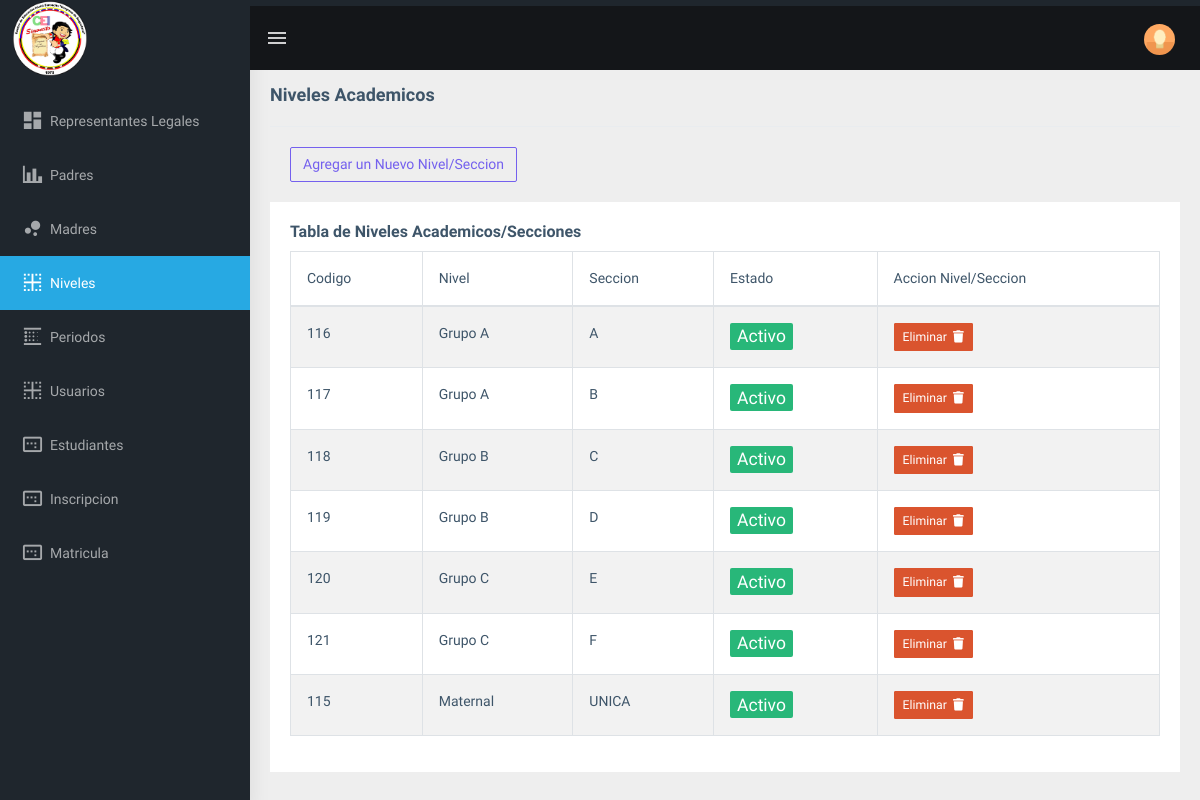
Page /admin/niveles.php (signed in) on the committed database.
### tables this page shows
CREATE TABLE `niveles` (
  `codigo_niveles` int(5) NOT NULL,
  `descripcion` varchar(50) NOT NULL,
  `codigo_estado` int(3) NOT NULL DEFAULT 1
);

CREATE TABLE `nivel_seccion` (
  `codigo_nivelseccion` int(11) NOT NULL,
  `codigo_niveles` int(5) NOT NULL,
  `codigo_seccion` int(5) NOT NULL,
  `estado` int(3) NOT NULL DEFAULT 1
);

CREATE TABLE `secciones` (
  `codigo_seccion` int(5) NOT NULL,
  `nombre` varchar(15) NOT NULL
);

CREATE TABLE `estado` (
  `codigo_estado` int(3) NOT NULL,
  `estado` varchar(25) NOT NULL
);

### admin/niveles.php (the view, shortened to what this page needs)
<!DOCTYPE html>
<html dir="ltr" lang="en">
<head>
    <link href="../assets/libs/flot/css/float-chart.css" rel="stylesheet">
    <link rel="stylesheet" type="text/css" href="../assets/extra-libs/multicheck/multicheck.css">
    <link href="../assets/libs/datatables.net-bs4/css/dataTables.bootstrap4.css" rel="stylesheet">
    <link href="../dist/css/style.min.css" rel="stylesheet">
    <link href="css/formulario.css" rel="stylesheet">
</head>
<body>
    <?php
    include 'includes/navbar.php';
    include '../php/conexion.php';
    $sentencia = ("SELECT a.*, b.estado AS nom, c.*, d.*
    FROM niveles a
    JOIN nivel_seccion d ON a.codigo_niveles = d.codigo_niveles
    JOIN estado b ON d.estado = b.codigo_estado
    JOIN secciones c ON c.codigo_seccion = d.codigo_seccion
    ORDER BY d.estado ASC, c.nombre ASC, a.descripcion ASC");
    $mostrar = mysqli_query($conexion, $sentencia);
    ?>
    <div class="page-wrapper">
        <div class="page-breadcrumb">
            <div class="row">
                <div class="col-12 d-flex no-block align-items-center">
                    <h4 class="page-title">Niveles Academicos</h4>
                </div>
            </div>
        </div>
        <div class="container-fluid">
            <div class="row">
                <div class="col-md-12">
                    <div class="border-top">
                        <div class="card-body">
                            <a href="acciones/agregar_nise.php" type="button" class="btn btn-outline-primary">Agregar un
                                Nuevo Nivel/Seccion</a>
                        </div>
                    </div>
                    <div class="card">
                        <div class="card-body">
                            <h5 class="card-title">Tabla de Niveles Academicos/Secciones</h5>
                            <div class="table-responsive">
                                <table   class="table table-striped table-bordered">
                                    <thead>
                                        <tr>
                                            <th>Codigo</th>
                                            <th>Nivel</th>
                                            <th>Seccion</th>
                                            <th>Estado</th>
                                            <th>Accion Nivel/Seccion</th>
                                        </tr>
                                    </thead>
                                    <tbody>
                                        <?php
                                        while ($r = mysqli_fetch_array($mostrar)) {
                                            $estado = $r['estado'];
                                            $clase_estado = ($estado == 1) ? 'badge badge-success custom-badge' : 'badge badge-danger custom-badge';
                                            ?>
                                            <tr>
                                                <th>
                                                    <?php echo $r['codigo_nivelseccion'] ?>
                                                </th>
                                                <th>
                                                    <?php echo $r['descripcion'] ?>
                                                </th>
                                                <th>
                                                    <?php echo $r['nombre'] ?>
                                                </th>
                                                <th>
                                                    <span class="<?php echo $clase_estado; ?>">
                                                        <?php echo $r['nom']; ?>
                                                    </span>
                                                </th>
                                                <th>
                                                    <button type="button" class="btn btn-danger btn-sm" data-toggle="modal"
                                                        data-target="#elim<?php echo $r['codigo_nivelseccion']; ?>">Eliminar
                                                        &nbsp;<i class="fa fa-trash"></i></button>
                                                </th>
                                            </tr>
                                            <?php
                                        }
                                        ?>
                                    </tbody>
                                </table>
                            </div>
                        </div>
                    </div>
                </div>
            </div>
        </div>
</body>
</html>

### admin/css/formulario.css (style rules this page uses)
* { box-sizing: border-box; }
.custom-badge { font-size: 1.25em; padding: 0.2em 0.4em; }

### rows in the picture
niveles: nivel_seccion.codigo_nivelseccion "116", descripcion "Grupo A", secciones.nombre "A", codigo_estado.estado "Activo", nivel_seccion.codigo_nivelseccion "117", secciones.nombre "B"
niveles: nivel_seccion.codigo_nivelseccion "118", descripcion "Grupo B", secciones.nombre "C", codigo_estado.estado "Activo", nivel_seccion.codigo_nivelseccion "119", secciones.nombre "D"
niveles: nivel_seccion.codigo_nivelseccion "120", descripcion "Grupo C", secciones.nombre "E", codigo_estado.estado "Activo", nivel_seccion.codigo_nivelseccion "121", secciones.nombre "F"
niveles: nivel_seccion.codigo_nivelseccion "115", descripcion "Maternal", secciones.nombre "UNICA", codigo_estado.estado "Activo"
